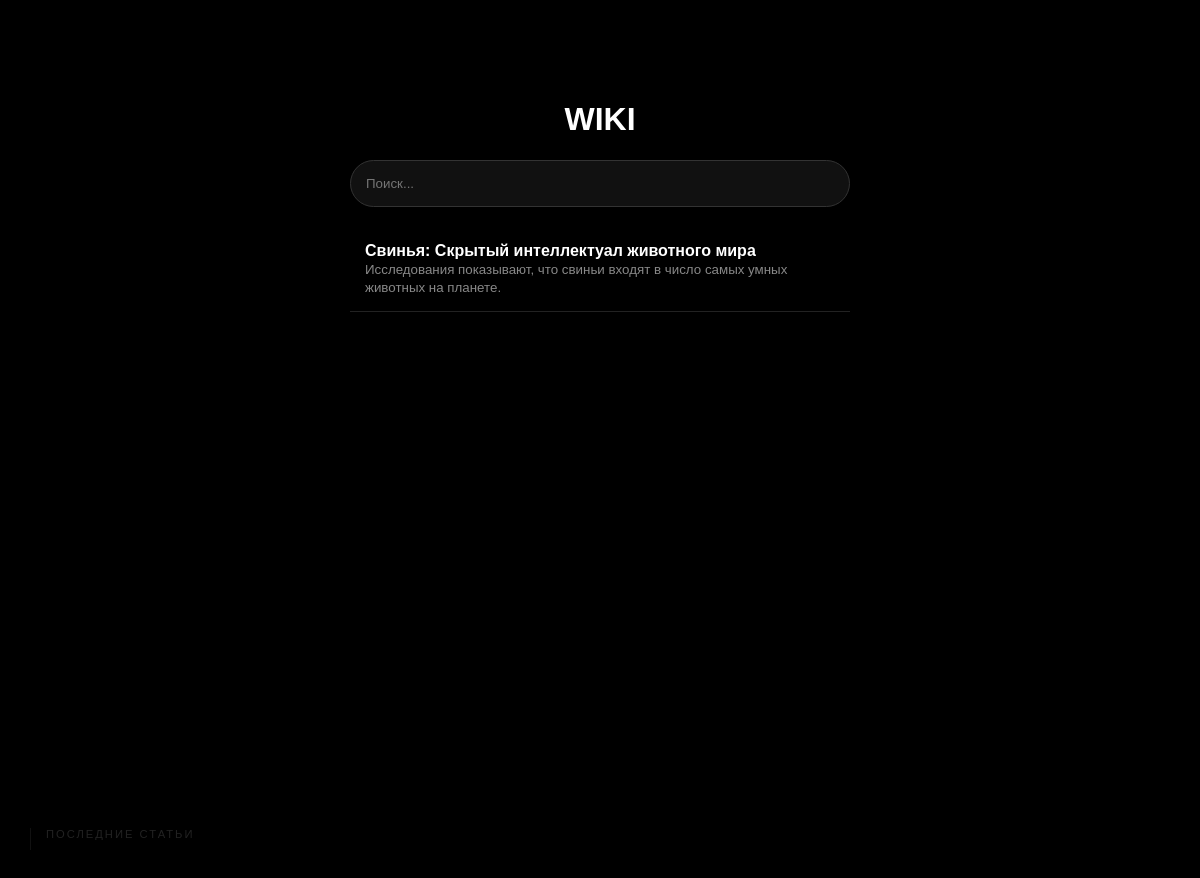
/dashboard, run on the app's committed database.
### tables this page shows
CREATE TABLE papers (
	id INTEGER NOT NULL, 
	name TEXT NOT NULL, 
	preview TEXT, 
	subject TEXT NOT NULL, 
	article TEXT NOT NULL, 
	text TEXT NOT NULL, 
	note TEXT, 
	favorite BOOLEAN NOT NULL, 
	PRIMARY KEY (id)
);

### myproject/src/app.py (the view)
@app.get("/dashboard")
async def home_page(request: Request):
    with engine.begin() as conn:
        result = conn.execute(db.select(data_base)).mappings().all()
    return templates.TemplateResponse(
        request=request, name="dashboard.html", context={"articles": result}
    )

### myproject/src/templates/dashboard.html (shortened to what this page needs)
<!DOCTYPE html>
<html lang="ru">
<head>
</head>
<body>
    <div id="recent-activity-box">
        <div class="recent-title">Последние статьи</div>
    </div>
    <div class="wrapper">
        <h1 onclick="toggleAdmin()">WIKI</h1>
        <input type="text" placeholder="Поиск..." onkeyup="search(this.value)">
        <div id="res">
            {% for i in articles %}
            <div class="item" onclick="location.href='/article/{{i.id}}'">
                <b>{{i.name}}</b><small>{{i.preview}}</small>
            </div>
            {% endfor %}
        </div>
    </div>
</body>
</html>

### myproject/src/templates/dashboard.html (style rules this page uses)
body { background: #000; color: #fff; font-family: sans-serif; display: flex; justify-content: center; padding-top: 10vh; margin: 0; min-height: 100vh; }
.wrapper { width: 500px; text-align: center; }
#recent-activity-box { position: fixed; left: 30px; bottom: 30px; text-align: left; border-left: 1px solid #111; padding-left: 15px; z-index: 10; }
.recent-title { color: #222; font-size: 0.7rem; text-transform: uppercase; letter-spacing: 2px; margin-bottom: 10px; user-select: none; }
h1 { cursor: pointer; user-select: none; transition: 0.3s; }
input { width: 100%; padding: 15px; background: #111; border: 1px solid #333; color: #fff; border-radius: 90px; outline: none; margin-bottom: 20px; box-sizing: border-box; }
.item { padding: 15px; border-bottom: 1px solid #222; text-align: left; cursor: pointer; }
b { color: #fff; display: block; }
small { color: #888; }

### data on the page
papers: name "Свинья: Скрытый интеллектуал животного мира", preview "Исследования показывают, что свиньи входят в число самых умных животных на планете."
